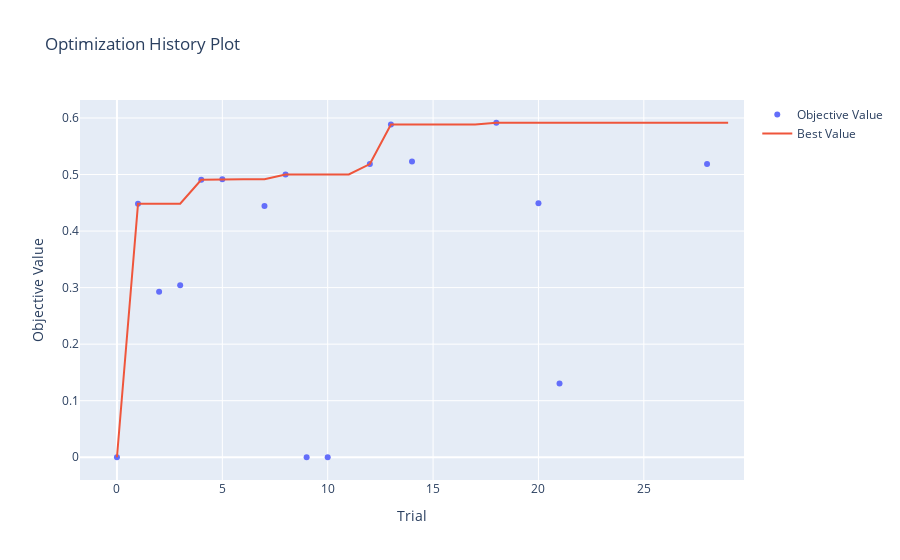

The notebook cell saved with this chart:
### Code cell
optuna.visualization.plot_optimization_history(study)

### Figure 1 — Plotly figure (JSON) as saved in the notebook; plotly's stock layout.template omitted (floating-point values rounded to 4 significant figures)
{"data": [{"mode": "markers", "name": "Objective Value", "type": "scatter", "x": [0, 1, 2, 3, 4, 5, 7, 8, 9, 10, 12, 13, 14, 18, 20, 21, 28], "y": [0, 0.4483, 0.2927, 0.3043, 0.4906, 0.4918, 0.4444, 0.5, 0, 0, 0.5185, 0.5882, 0.5231, 0.5915, 0.449, 0.1304, 0.5185]}, {"mode": "lines", "name": "Best Value", "type": "scatter", "x": [0, 1, 2, 3, 4, 5, 6, 7, 8, 9, 10, 11, 12, 13, 14, 15, 16, 17, 18, 19, 20, 21, 22, 23, 24, 25, 26, 27, 28, 29], "y": [0, 0.4483, 0.4483, 0.4483, 0.4906, 0.4918, 0.4918, 0.4918, 0.5, 0.5, 0.5, 0.5, 0.5185, 0.5882, 0.5882, 0.5882, 0.5882, 0.5882, 0.5915, 0.5915, 0.5915, 0.5915, 0.5915, 0.5915, 0.5915, 0.5915, 0.5915, 0.5915, 0.5915, 0.5915]}, {"marker": {"color": "#cccccc"}, "mode": "markers", "name": "Infeasible Trial", "showlegend": false, "type": "scatter", "x": [], "y": []}], "layout": {"title": {"text": "Optimization History Plot"}, "xaxis": {"title": {"text": "Trial"}}, "yaxis": {"title": {"text": "Objective Value"}}}}
